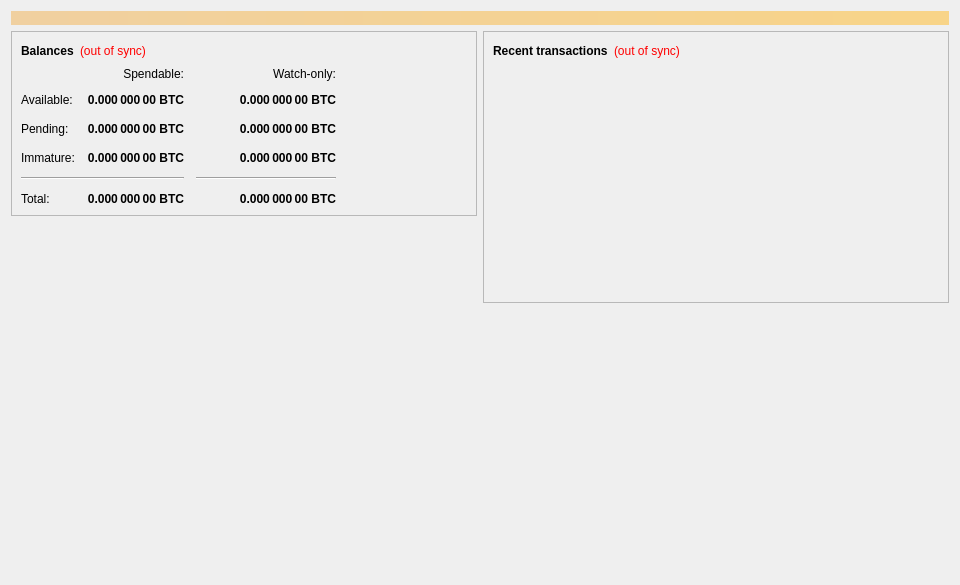
<?xml version="1.0" encoding="UTF-8"?>
<ui version="4.0">
 <class>OverviewPage</class>
 <widget class="QWidget" name="OverviewPage">
  <property name="geometry">
   <rect>
    <x>0</x>
    <y>0</y>
    <width>960</width>
    <height>585</height>
   </rect>
  </property>
  <property name="minimumSize">
   <size>
    <width>960</width>
    <height>0</height>
   </size>
  </property>
  <property name="windowTitle">
   <string>Form</string>
  </property>
  <layout class="QVBoxLayout" name="topLayout">
   <item>
    <widget class="QLabel" name="labelAlerts">
     <property name="visible">
      <bool>false</bool>
     </property>
     <property name="styleSheet">
      <string notr="true">background-color: qlineargradient(x1: 0, y1: 0, x2: 1, y2: 0, stop:0 #F0D0A0, stop:1 #F8D488); color:#000000;</string>
     </property>
     <property name="wordWrap">
      <bool>true</bool>
     </property>
     <property name="margin">
      <number>3</number>
     </property>
    </widget>
   </item>
   <item>
    <layout class="QHBoxLayout" name="horizontalLayout" stretch="1,1">
     <item>
      <layout class="QVBoxLayout" name="verticalLayout_2">
       <item>
        <widget class="QFrame" name="frame">
         <property name="frameShape">
          <enum>QFrame::StyledPanel</enum>
         </property>
         <property name="frameShadow">
          <enum>QFrame::Raised</enum>
         </property>
         <layout class="QVBoxLayout" name="verticalLayout_4">
          <item>
           <layout class="QHBoxLayout" name="horizontalLayout_4">
            <item>
             <widget class="QLabel" name="label_5">
              <property name="font">
               <font>
                <weight>75</weight>
                <bold>true</bold>
               </font>
              </property>
              <property name="text">
               <string>Balances</string>
              </property>
             </widget>
            </item>
            <item>
             <widget class="QLabel" name="labelWalletStatus">
              <property name="toolTip">
               <string>The displayed information may be out of date. Your wallet automatically synchronizes with the TDC network after a connection is established, but this process has not completed yet.</string>
              </property>
              <property name="styleSheet">
               <string notr="true">QLabel { color: red; }</string>
              </property>
              <property name="text">
               <string notr="true">(out of sync)</string>
              </property>
              <property name="alignment">
               <set>Qt::AlignLeading|Qt::AlignLeft|Qt::AlignVCenter</set>
              </property>
             </widget>
            </item>
            <item>
             <spacer name="horizontalSpacer_3">
              <property name="orientation">
               <enum>Qt::Horizontal</enum>
              </property>
              <property name="sizeHint" stdset="0">
               <size>
                <width>40</width>
                <height>20</height>
               </size>
              </property>
             </spacer>
            </item>
           </layout>
          </item>
          <item>
           <layout class="QGridLayout" name="gridLayout">
            <property name="spacing">
             <number>12</number>
            </property>
            <item row="2" column="2">
             <widget class="QLabel" name="labelWatchPending">
              <property name="font">
               <font>
                <weight>75</weight>
                <bold>true</bold>
               </font>
              </property>
              <property name="cursor">
               <cursorShape>IBeamCursor</cursorShape>
              </property>
              <property name="toolTip">
               <string>Unconfirmed transactions to watch-only addresses</string>
              </property>
              <property name="text">
               <string notr="true">0.000 000 00 BTC</string>
              </property>
              <property name="alignment">
               <set>Qt::AlignRight|Qt::AlignTrailing|Qt::AlignVCenter</set>
              </property>
              <property name="textInteractionFlags">
               <set>Qt::LinksAccessibleByMouse|Qt::TextSelectableByKeyboard|Qt::TextSelectableByMouse</set>
              </property>
             </widget>
            </item>
            <item row="2" column="1">
             <widget class="QLabel" name="labelUnconfirmed">
              <property name="font">
               <font>
                <weight>75</weight>
                <bold>true</bold>
               </font>
              </property>
              <property name="cursor">
               <cursorShape>IBeamCursor</cursorShape>
              </property>
              <property name="toolTip">
               <string>Total of transactions that have yet to be confirmed, and do not yet count toward the spendable balance</string>
              </property>
              <property name="text">
               <string notr="true">0.000 000 00 BTC</string>
              </property>
              <property name="alignment">
               <set>Qt::AlignRight|Qt::AlignTrailing|Qt::AlignVCenter</set>
              </property>
              <property name="textInteractionFlags">
               <set>Qt::LinksAccessibleByMouse|Qt::TextSelectableByKeyboard|Qt::TextSelectableByMouse</set>
              </property>
             </widget>
            </item>
            <item row="3" column="2">
             <widget class="QLabel" name="labelWatchImmature">
              <property name="font">
               <font>
                <weight>75</weight>
                <bold>true</bold>
               </font>
              </property>
              <property name="cursor">
               <cursorShape>IBeamCursor</cursorShape>
              </property>
              <property name="toolTip">
               <string>Mined balance in watch-only addresses that has not yet matured</string>
              </property>
              <property name="text">
               <string notr="true">0.000 000 00 BTC</string>
              </property>
              <property name="alignment">
               <set>Qt::AlignRight|Qt::AlignTrailing|Qt::AlignVCenter</set>
              </property>
              <property name="textInteractionFlags">
               <set>Qt::LinksAccessibleByMouse|Qt::TextSelectableByKeyboard|Qt::TextSelectableByMouse</set>
              </property>
             </widget>
            </item>
            <item row="4" column="0" colspan="2">
             <widget class="Line" name="lineSpendableBalance">
              <property name="orientation">
               <enum>Qt::Horizontal</enum>
              </property>
             </widget>
            </item>
            <item row="4" column="2">
             <widget class="Line" name="lineWatchBalance">
              <property name="sizePolicy">
               <sizepolicy hsizetype="Preferred" vsizetype="Fixed">
                <horstretch>0</horstretch>
                <verstretch>0</verstretch>
               </sizepolicy>
              </property>
              <property name="minimumSize">
               <size>
                <width>140</width>
                <height>0</height>
               </size>
              </property>
              <property name="orientation">
               <enum>Qt::Horizontal</enum>
              </property>
             </widget>
            </item>
            <item row="5" column="0">
             <widget class="QLabel" name="labelTotalText">
              <property name="text">
               <string>Total:</string>
              </property>
             </widget>
            </item>
            <item row="3" column="1">
             <widget class="QLabel" name="labelImmature">
              <property name="font">
               <font>
                <weight>75</weight>
                <bold>true</bold>
               </font>
              </property>
              <property name="cursor">
               <cursorShape>IBeamCursor</cursorShape>
              </property>
              <property name="toolTip">
               <string>Mined balance that has not yet matured</string>
              </property>
              <property name="text">
               <string notr="true">0.000 000 00 BTC</string>
              </property>
              <property name="alignment">
               <set>Qt::AlignRight|Qt::AlignTrailing|Qt::AlignVCenter</set>
              </property>
              <property name="textInteractionFlags">
               <set>Qt::LinksAccessibleByMouse|Qt::TextSelectableByKeyboard|Qt::TextSelectableByMouse</set>
              </property>
             </widget>
            </item>
            <item row="2" column="3">
             <spacer name="horizontalSpacer_2">
              <property name="orientation">
               <enum>Qt::Horizontal</enum>
              </property>
              <property name="sizeHint" stdset="0">
               <size>
                <width>40</width>
                <height>20</height>
               </size>
              </property>
             </spacer>
            </item>
            <item row="3" column="0">
             <widget class="QLabel" name="labelImmatureText">
              <property name="text">
               <string>Immature:</string>
              </property>
             </widget>
            </item>
            <item row="5" column="1">
             <widget class="QLabel" name="labelTotal">
              <property name="font">
               <font>
                <weight>75</weight>
                <bold>true</bold>
               </font>
              </property>
              <property name="cursor">
               <cursorShape>IBeamCursor</cursorShape>
              </property>
              <property name="toolTip">
               <string>Your current total balance</string>
              </property>
              <property name="text">
               <string notr="true">0.000 000 00 BTC</string>
              </property>
              <property name="alignment">
               <set>Qt::AlignRight|Qt::AlignTrailing|Qt::AlignVCenter</set>
              </property>
              <property name="textInteractionFlags">
               <set>Qt::LinksAccessibleByMouse|Qt::TextSelectableByKeyboard|Qt::TextSelectableByMouse</set>
              </property>
             </widget>
            </item>
            <item row="5" column="2">
             <widget class="QLabel" name="labelWatchTotal">
              <property name="font">
               <font>
                <weight>75</weight>
                <bold>true</bold>
               </font>
              </property>
              <property name="cursor">
               <cursorShape>IBeamCursor</cursorShape>
              </property>
              <property name="toolTip">
               <string>Current total balance in watch-only addresses</string>
              </property>
              <property name="text">
               <string notr="true">0.000 000 00 BTC</string>
              </property>
              <property name="alignment">
               <set>Qt::AlignRight|Qt::AlignTrailing|Qt::AlignVCenter</set>
              </property>
              <property name="textInteractionFlags">
               <set>Qt::LinksAccessibleByMouse|Qt::TextSelectableByKeyboard|Qt::TextSelectableByMouse</set>
              </property>
             </widget>
            </item>
            <item row="0" column="2">
             <widget class="QLabel" name="labelWatchonly">
              <property name="text">
               <string>Watch-only:</string>
              </property>
              <property name="alignment">
               <set>Qt::AlignRight|Qt::AlignTrailing|Qt::AlignVCenter</set>
              </property>
             </widget>
            </item>
            <item row="1" column="0">
             <widget class="QLabel" name="labelBalanceText">
              <property name="text">
               <string>Available:</string>
              </property>
             </widget>
            </item>
            <item row="1" column="1">
             <widget class="QLabel" name="labelBalance">
              <property name="font">
               <font>
                <weight>75</weight>
                <bold>true</bold>
               </font>
              </property>
              <property name="cursor">
               <cursorShape>IBeamCursor</cursorShape>
              </property>
              <property name="toolTip">
               <string>Your current spendable balance</string>
              </property>
              <property name="text">
               <string notr="true">0.000 000 00 BTC</string>
              </property>
              <property name="alignment">
               <set>Qt::AlignRight|Qt::AlignTrailing|Qt::AlignVCenter</set>
              </property>
              <property name="textInteractionFlags">
               <set>Qt::LinksAccessibleByMouse|Qt::TextSelectableByKeyboard|Qt::TextSelectableByMouse</set>
              </property>
             </widget>
            </item>
            <item row="1" column="2">
             <widget class="QLabel" name="labelWatchAvailable">
              <property name="font">
               <font>
                <weight>75</weight>
                <bold>true</bold>
               </font>
              </property>
              <property name="cursor">
               <cursorShape>IBeamCursor</cursorShape>
              </property>
              <property name="toolTip">
               <string>Your current balance in watch-only addresses</string>
              </property>
              <property name="text">
               <string notr="true">0.000 000 00 BTC</string>
              </property>
              <property name="alignment">
               <set>Qt::AlignRight|Qt::AlignTrailing|Qt::AlignVCenter</set>
              </property>
              <property name="textInteractionFlags">
               <set>Qt::LinksAccessibleByMouse|Qt::TextSelectableByKeyboard|Qt::TextSelectableByMouse</set>
              </property>
             </widget>
            </item>
            <item row="2" column="0">
             <widget class="QLabel" name="labelPendingText">
              <property name="text">
               <string>Pending:</string>
              </property>
             </widget>
            </item>
            <item row="0" column="1">
             <widget class="QLabel" name="labelSpendable">
              <property name="text">
               <string>Spendable:</string>
              </property>
              <property name="alignment">
               <set>Qt::AlignRight|Qt::AlignTrailing|Qt::AlignVCenter</set>
              </property>
             </widget>
            </item>
           </layout>
          </item>
         </layout>
        </widget>
       </item>
       <item>
        <widget class="QFrame" name="framePrivateSend">
         <property name="layoutDirection">
          <enum>Qt::LeftToRight</enum>
         </property>
         <property name="frameShape">
          <enum>QFrame::StyledPanel</enum>
         </property>
         <property name="frameShadow">
          <enum>QFrame::Raised</enum>
         </property>
         <widget class="QWidget" name="">
          <layout class="QHBoxLayout" name="horizontalLayout_5">
           <item>
            <widget class="QLabel" name="labelPrivateSendHeader">
             <property name="font">
              <font>
               <weight>75</weight>
               <bold>true</bold>
              </font>
             </property>
             <property name="text">
              <string>PrivateSend</string>
             </property>
            </widget>
           </item>
           <item>
            <widget class="QLabel" name="labelPrivateSendSyncStatus">
             <property name="toolTip">
              <string>The displayed information may be out of date. Your wallet automatically synchronizes with the TDC network after a connection is established, but this process has not completed yet.</string>
             </property>
             <property name="styleSheet">
              <string notr="true">QLabel { color: red; }</string>
             </property>
             <property name="text">
              <string notr="true">(out of sync)</string>
             </property>
             <property name="alignment">
              <set>Qt::AlignLeading|Qt::AlignLeft|Qt::AlignVCenter</set>
             </property>
            </widget>
           </item>
           <item>
            <spacer name="horizontalSpacer_4">
             <property name="orientation">
              <enum>Qt::Horizontal</enum>
             </property>
             <property name="sizeHint" stdset="0">
              <size>
               <width>40</width>
               <height>20</height>
              </size>
             </property>
            </spacer>
           </item>
          </layout>
         </widget>
         <widget class="QWidget" name="">
          <layout class="QFormLayout" name="privateSendFormLayout">
           <property name="fieldGrowthPolicy">
            <enum>QFormLayout::AllNonFixedFieldsGrow</enum>
           </property>
           <property name="horizontalSpacing">
            <number>11</number>
           </property>
           <property name="verticalSpacing">
            <number>12</number>
           </property>
           <item row="0" column="0">
            <widget class="QLabel" name="labelPrivateSendEnabledText">
             <property name="text">
              <string>Status:</string>
             </property>
            </widget>
           </item>
           <item row="0" column="1">
            <widget class="QLabel" name="labelPrivateSendEnabled">
             <property name="text">
              <string>Enabled/Disabled</string>
             </property>
            </widget>
           </item>
           <item row="1" column="0">
            <widget class="QLabel" name="labelCompletitionText">
             <property name="text">
              <string>Completion:</string>
             </property>
            </widget>
           </item>
           <item row="1" column="1">
            <widget class="QProgressBar" name="privateSendProgress">
             <property name="maximumSize">
              <size>
               <width>154</width>
               <height>16777215</height>
              </size>
             </property>
             <property name="value">
              <number>0</number>
             </property>
            </widget>
           </item>
           <item row="2" column="0">
            <widget class="QLabel" name="labelAnonymizedText">
             <property name="text">
              <string>PrivateSend Balance:</string>
             </property>
            </widget>
           </item>
           <item row="2" column="1">
            <widget class="QLabel" name="labelAnonymized">
             <property name="font">
              <font>
               <weight>75</weight>
               <bold>true</bold>
              </font>
             </property>
             <property name="text">
              <string notr="true">0 TDC</string>
             </property>
            </widget>
           </item>
           <item row="3" column="0">
            <widget class="QLabel" name="labelAmountAndRoundsText">
             <property name="text">
              <string>Amount and Rounds:</string>
             </property>
            </widget>
           </item>
           <item row="3" column="1">
            <widget class="QLabel" name="labelAmountRounds">
             <property name="text">
              <string>0 TDC / 0 Rounds</string>
             </property>
            </widget>
           </item>
           <item row="4" column="0">
            <widget class="QLabel" name="labelSubmittedDenomText">
             <property name="text">
              <string>Submitted Denom:</string>
             </property>
            </widget>
           </item>
           <item row="4" column="1">
            <widget class="QLabel" name="labelSubmittedDenom">
             <property name="toolTip">
              <string>The denominations you submitted to the Masternode.&lt;br&gt;To mix, other users must submit the exact same denominations.</string>
             </property>
             <property name="text">
              <string>n/a</string>
             </property>
            </widget>
           </item>
          </layout>
         </widget>
         <widget class="QWidget" name="">
          <layout class="QVBoxLayout" name="VerticalLayout_PS">
           <item>
            <widget class="QLabel" name="labelPrivateSendLastMessage">
             <property name="text">
              <string>(Last Message)</string>
             </property>
             <property name="alignment">
              <set>Qt::AlignLeading|Qt::AlignLeft|Qt::AlignTop</set>
             </property>
             <property name="wordWrap">
              <bool>true</bool>
             </property>
            </widget>
           </item>
           <item>
            <widget class="QPushButton" name="togglePrivateSend">
             <property name="sizePolicy">
              <sizepolicy hsizetype="MinimumExpanding" vsizetype="Fixed">
               <horstretch>0</horstretch>
               <verstretch>0</verstretch>
              </sizepolicy>
             </property>
             <property name="text">
              <string>Start/Stop Mixing</string>
             </property>
            </widget>
           </item>
           <item>
            <layout class="QHBoxLayout" name="horizontalLayout_debugbuttons">
             <item>
              <widget class="QPushButton" name="privateSendAuto">
               <property name="sizePolicy">
                <sizepolicy hsizetype="MinimumExpanding" vsizetype="Fixed">
                 <horstretch>0</horstretch>
                 <verstretch>0</verstretch>
                </sizepolicy>
               </property>
               <property name="toolTip">
                <string>Try to manually submit a PrivateSend request.</string>
               </property>
               <property name="text">
                <string>Try Mix</string>
               </property>
              </widget>
             </item>
             <item>
              <widget class="QPushButton" name="privateSendReset">
               <property name="sizePolicy">
                <sizepolicy hsizetype="MinimumExpanding" vsizetype="Fixed">
                 <horstretch>0</horstretch>
                 <verstretch>0</verstretch>
                </sizepolicy>
               </property>
               <property name="toolTip">
                <string>Reset the current status of PrivateSend (can interrupt PrivateSend if it's in the process of Mixing, which can cost you money!)</string>
               </property>
               <property name="autoFillBackground">
                <bool>false</bool>
               </property>
               <property name="text">
                <string>Reset</string>
               </property>
              </widget>
             </item>
             <item>
              <widget class="QPushButton" name="privateSendInfo">
               <property name="sizePolicy">
                <sizepolicy hsizetype="MinimumExpanding" vsizetype="Fixed">
                 <horstretch>0</horstretch>
                 <verstretch>0</verstretch>
                </sizepolicy>
               </property>
               <property name="toolTip">
                <string>Information about PrivateSend and Mixing</string>
               </property>
               <property name="text">
                <string>Info</string>
               </property>
              </widget>
             </item>
            </layout>
           </item>
          </layout>
         </widget>
        </widget>
       </item>
       <item>
        <spacer name="verticalSpacer">
         <property name="orientation">
          <enum>Qt::Vertical</enum>
         </property>
         <property name="sizeHint" stdset="0">
          <size>
           <width>20</width>
           <height>40</height>
          </size>
         </property>
        </spacer>
       </item>
      </layout>
     </item>
     <item>
      <layout class="QVBoxLayout" name="verticalLayout_3">
       <item>
        <widget class="QFrame" name="frame_2">
         <property name="frameShape">
          <enum>QFrame::StyledPanel</enum>
         </property>
         <property name="frameShadow">
          <enum>QFrame::Raised</enum>
         </property>
         <layout class="QVBoxLayout" name="verticalLayout">
          <item>
           <layout class="QHBoxLayout" name="horizontalLayout_2">
            <item>
             <widget class="QLabel" name="label_4">
              <property name="font">
               <font>
                <weight>75</weight>
                <bold>true</bold>
               </font>
              </property>
              <property name="text">
               <string>Recent transactions</string>
              </property>
             </widget>
            </item>
            <item>
             <widget class="QLabel" name="labelTransactionsStatus">
              <property name="toolTip">
               <string>The displayed information may be out of date. Your wallet automatically synchronizes with the TDC network after a connection is established, but this process has not completed yet.</string>
              </property>
              <property name="styleSheet">
               <string notr="true">QLabel { color: red; }</string>
              </property>
              <property name="text">
               <string notr="true">(out of sync)</string>
              </property>
              <property name="alignment">
               <set>Qt::AlignLeading|Qt::AlignLeft|Qt::AlignVCenter</set>
              </property>
             </widget>
            </item>
            <item>
             <spacer name="horizontalSpacer">
              <property name="orientation">
               <enum>Qt::Horizontal</enum>
              </property>
              <property name="sizeHint" stdset="0">
               <size>
                <width>40</width>
                <height>20</height>
               </size>
              </property>
             </spacer>
            </item>
           </layout>
          </item>
          <item>
           <widget class="QListView" name="listTransactions">
            <property name="styleSheet">
             <string notr="true">QListView { background: transparent; }</string>
            </property>
            <property name="frameShape">
             <enum>QFrame::NoFrame</enum>
            </property>
            <property name="verticalScrollBarPolicy">
             <enum>Qt::ScrollBarAlwaysOff</enum>
            </property>
            <property name="horizontalScrollBarPolicy">
             <enum>Qt::ScrollBarAlwaysOff</enum>
            </property>
            <property name="selectionMode">
             <enum>QAbstractItemView::NoSelection</enum>
            </property>
           </widget>
          </item>
         </layout>
        </widget>
       </item>
       <item>
        <spacer name="verticalSpacer_2">
         <property name="orientation">
          <enum>Qt::Vertical</enum>
         </property>
         <property name="sizeHint" stdset="0">
          <size>
           <width>20</width>
           <height>40</height>
          </size>
         </property>
        </spacer>
       </item>
      </layout>
     </item>
    </layout>
   </item>
  </layout>
 </widget>
 <resources/>
 <connections/>
</ui>
